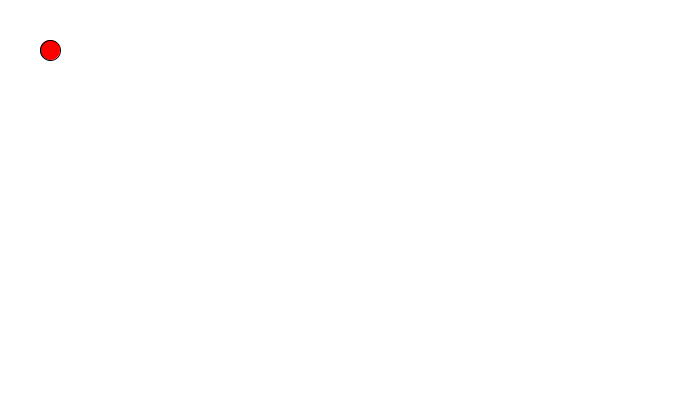
Frame 1 (no input)
Frame 60 (the mouse pressed at the canvas centre just before this capture): identical to frame 1, image omitted
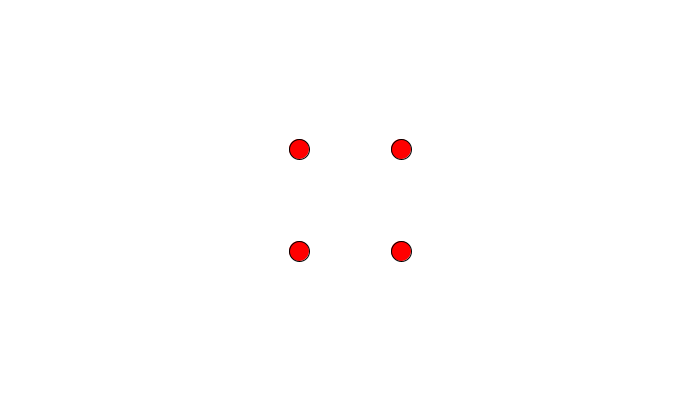
Frame 120 (the mouse held since frame 60 and released just before this capture)

The Processing sketch that drew these frames (run headless with seeded random() and noise(); from frame 60 on, the mouse is pressed at the canvas centre):

// Processing sketch: processing_33618
// ── processing_33618.pde

int a = 50;
int b = 50;

void setup(){
  size (700,400);
  
  
  
}

void draw(){
  background (255);
  
 fill(255,0,0);
 ellipse (mouseX + a, mouseY + b, 20,20);
 ellipse (mouseX - a, mouseY - b, 20,20); 
 ellipse (mouseX + a, mouseY - b, 20,20);
 ellipse (mouseX - a, mouseY + b, 20,20);


}

void mousePressed(){
  a = a + 1;
  b = b + 1;
  
}
